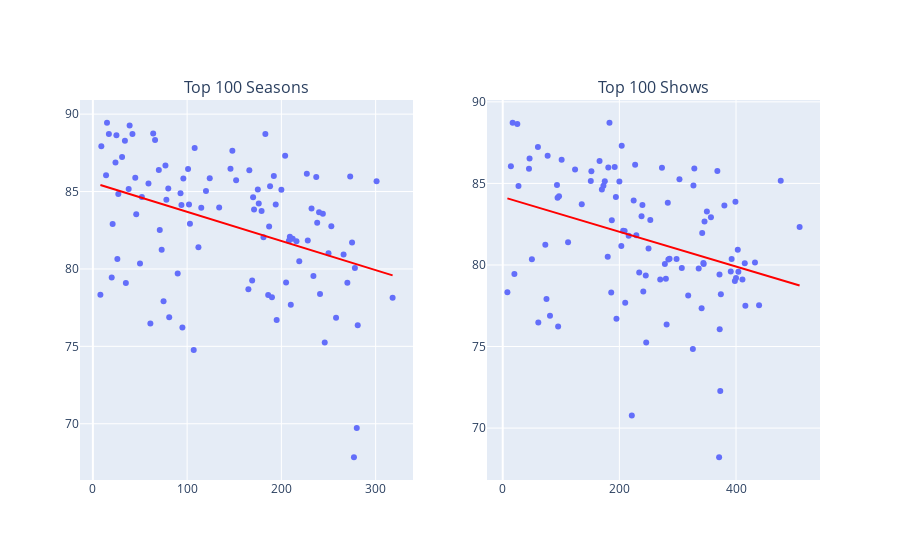

Notebook source saved alongside this figure:
### Code cell
fig2 = make_subplots(rows=1, cols=2, subplot_titles=("Top 100 Seasons","Top 100 Shows"))

fig2.append_trace(list(px.scatter(df_merged_top, x='rank', y='user match',trendline = "ols",trendline_color_override="red", height = 350).select_traces())[0],
                           row=1, col=1)
fig2.append_trace(list(px.scatter(df_merged_top, x='rank', y='user match',trendline = "ols",trendline_color_override="red", height = 350).select_traces())[1],
                           row=1, col=1)
fig2.append_trace(list(px.scatter(df_grouped_top, x='rank', y='user match',trendline = "ols",trendline_color_override="red", height = 350).select_traces())[0],
                           row=1, col=2)
fig2.append_trace(list(px.scatter(df_grouped_top, x='rank', y='user match',trendline = "ols",trendline_color_override="red", height = 350).select_traces())[1],
                           row=1, col=2)
fig2.show()
